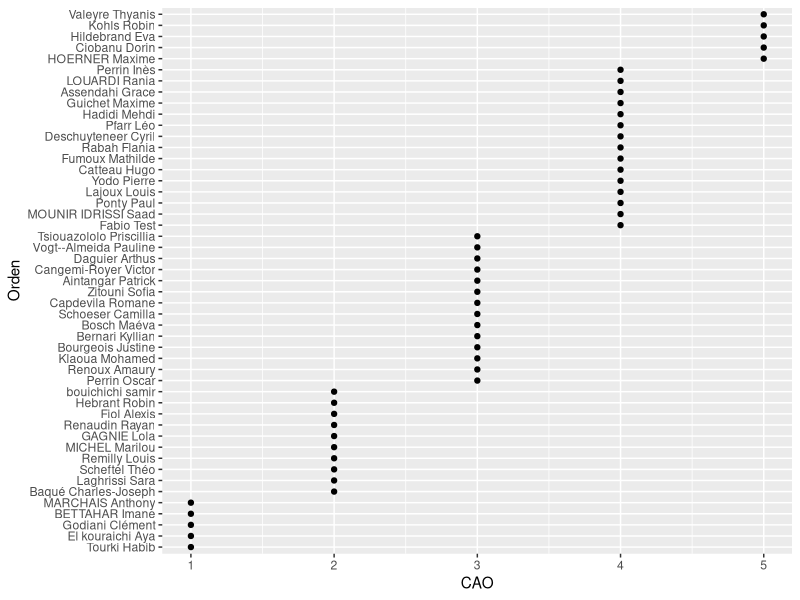

Write R code to recreate this figure.
## ---- chunk 1
library(tidyverse)

data <- 
   read_csv(file = "auto-evaluation/data.csv") %>% 
   set_names("Time", "Prenom", "Nom", 
                 "Chaine_Cinematique",
                 "Imaginer_mouvement",
                 "Dimensionner",
                 "CAO",
                 "Assamblage",
                 "Simulation",
                 "Laser",
                 "Impression_3D",
                 "Mécanisme",
                 "Arduino") %>% 
   mutate( CAO =
              case_when(
                 CAO == "Tout à fait d'accord" ~ 5,
                 CAO == "D'accord" ~ 4,
                 CAO == "Ni en désaccord ni d'accord" ~ 3,
                 CAO == "Pas d'accord" ~ 2,
                 CAO == "Pas du tout d'accord" ~ 1,
              )
      
   )


test <- 
data %>% arrange(CAO) %>% mutate(Orden = paste(Nom, Prenom)) %>% 
   mutate(Orden = factor(Orden, levels = Orden)) %>% 
ggplot(aes(x=Orden, y=CAO)) +
   geom_point() +
   coord_flip()




